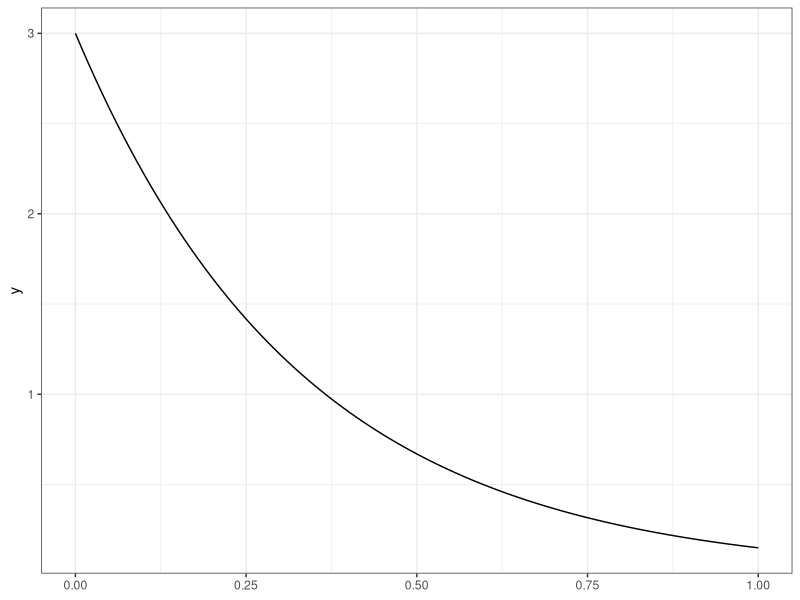
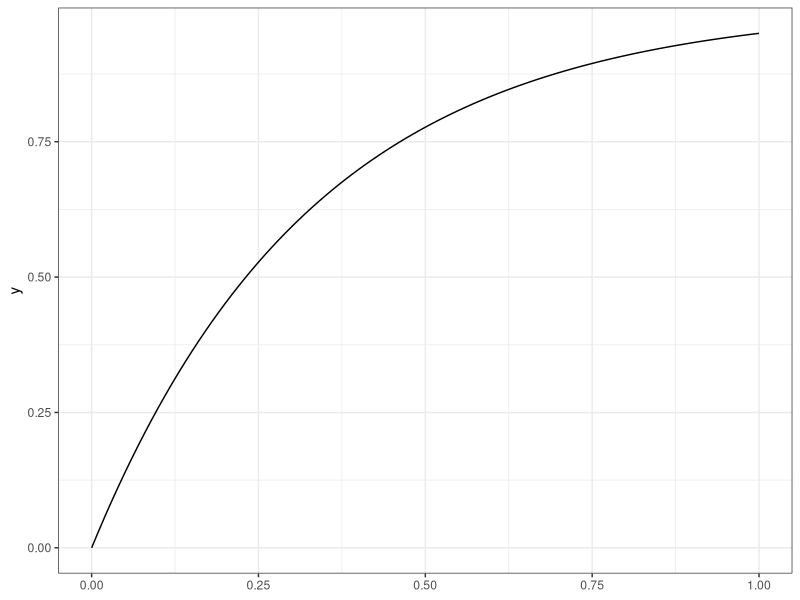
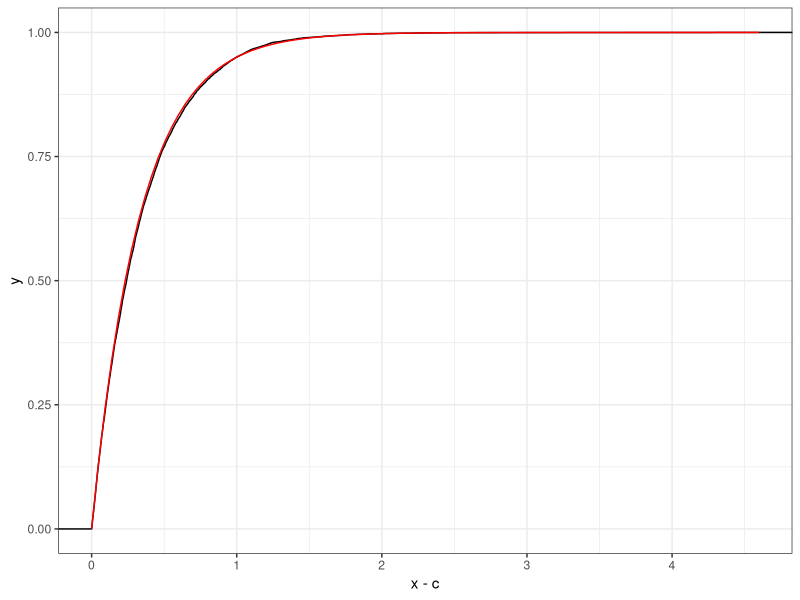
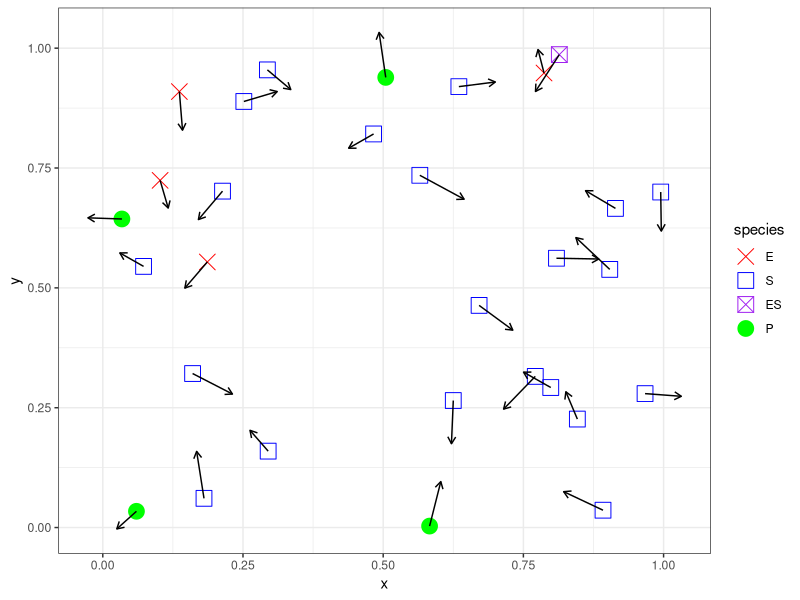
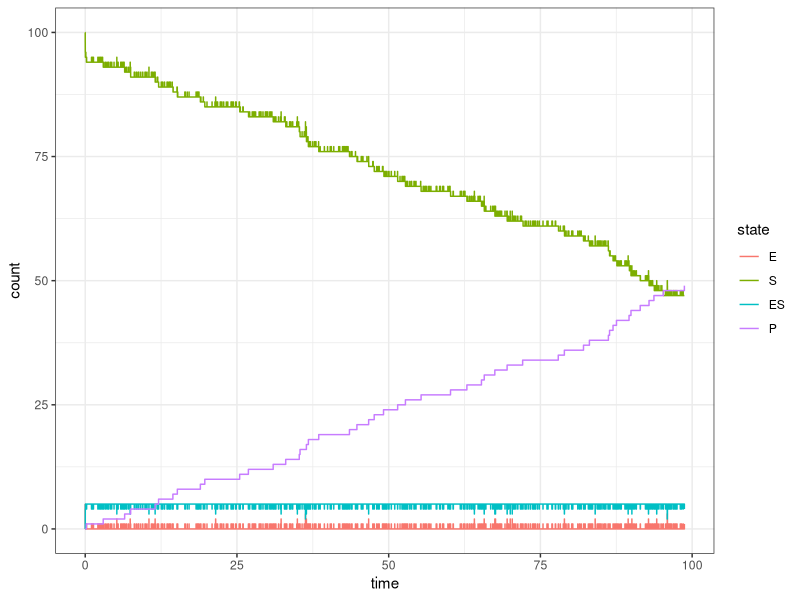
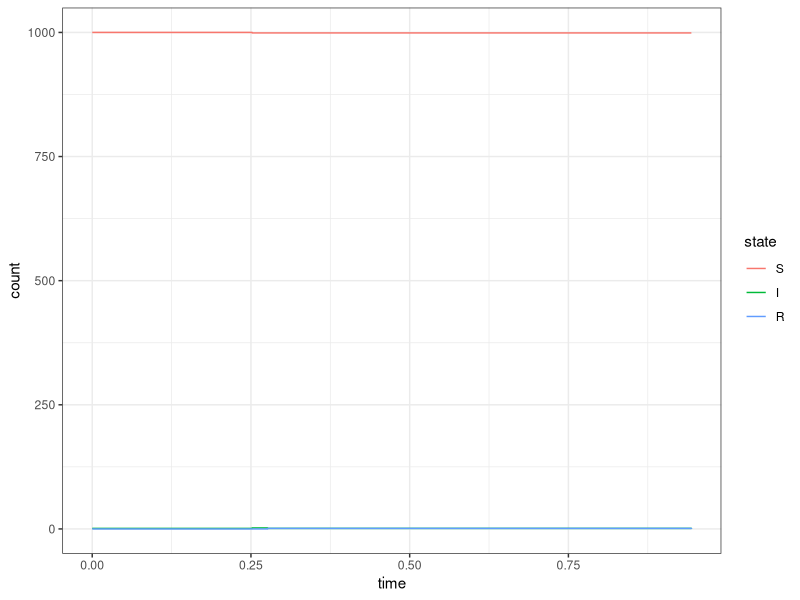
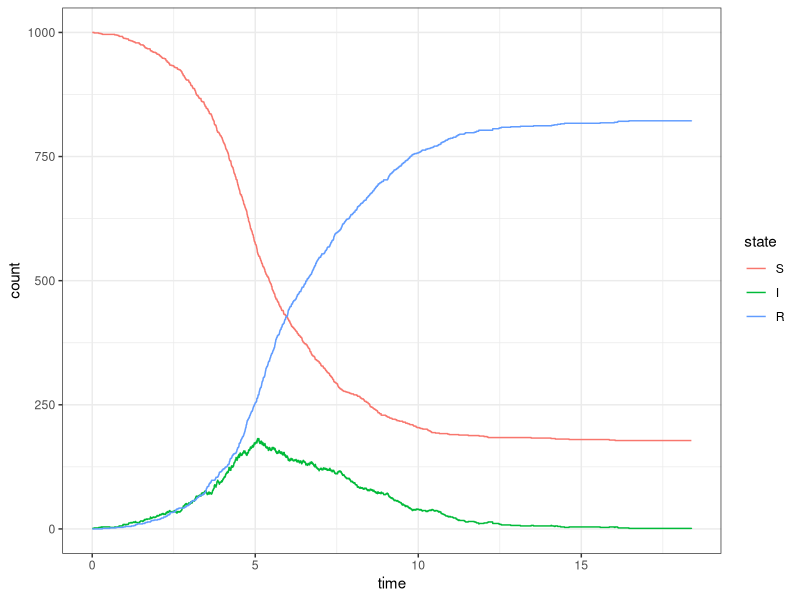

Recreate these plots in R, in order. (Note: a time limit stopped this script after it produced the figures.)
## ---- chunk 1
knitr::opts_chunk$set(echo = TRUE, cache=TRUE)
## ---- chunk 2
library("tidyverse"); theme_set(theme_bw())
set.seed(20230307)
## ---- chunk 3
r <- 3 # rate

ggplot(data.frame(x = 0:(4/r))) + 
  stat_function(fun = dexp, args = list(rate = r)) 
## ---- chunk 4
ggplot(data.frame(x = 0:(4/r))) + 
  stat_function(fun = pexp, args = list(rate = r)) 
## ---- chunk 5
c <- 1

# Check probability 
1-pexp(c, rate = r) # if this probability is too small, the simulation will take a while

# Simulate exponential random variables that are greater than c
x <- rexp(1e4, rate = r)
for (i in seq_along(x)) {
  while (x[i] < c)
    x[i] <- rexp(1, rate = r)
}
## ---- chunk 6
ggplot(
  data.frame(x=x), 
  aes(x-c)         # performs the shift
) +
  stat_ecdf() +
  stat_function(fun = pexp, args = list(rate = r), color = "red") 
## ---- chunk 7
set.seed(20230309)
n <- 30

d <- data.frame(
  x = runif(n),
  y = runif(n),
  species = sample(c("E","S","ES","P"), size = n, replace = TRUE, 
                   prob = c(0.2,0.6,0.1,0.1)),
  speed = runif(n,0.05, 0.1),
  direction = runif(n, max = 2*pi)
) %>%
  mutate(
    xend = x + speed*cos(direction),
    yend = y + speed*sin(direction),
    species = factor(species, levels = c("E","S","ES","P"))
  )



ggplot(d, aes(x = x, y = y, xend = xend, yend=yend,
              color = species, shape = species)) +
  geom_point(size = 5) +
  geom_segment(arrow = arrow(length = unit(0.2, "cm")), color = "black") +
  scale_color_manual(
    values = c(
      "E" = "red",
      "S" = "blue",
      "ES" = "purple",
      "P" = "green"
    )
  ) +
  scale_shape_manual(
    values = c(
      "E" = 4,
      "S" = 0,
      "ES" = 7,
      "P" = 19
    )
  )
## ---- chunk 8
Pre <- rbind(
#   E  S ES  P
  c(1, 1, 0, 0),
  c(0, 0, 1, 0),
  c(0, 0, 1, 0)
)

rownames(Pre) <- c("I","II","III")
colnames(Pre) <- c("E","S","ES","P")
Pre

Post <- rbind(
#   E  S ES  P
  c(0, 0, 1, 0),
  c(1, 1, 0, 0),
  c(1, 0, 0, 1)
)

rownames(Post) <- c("I","II","III")
colnames(Post) <- c("E","S","ES","P")
Post
## ---- chunk 9
A <- Post - Pre # reaction
S <- t(A)       # stoichiometry

A
S
## ---- chunk 10
x0 <- c(5, 100, 1, 0)
x0 + S[,1]
x0 + S[,2]
x0 + S[,3]
## ---- chunk 11
michaelis_menton_reaction_matrix <- rbind(
  #  E   S  ES P
  c(-1, -1,  1, 0),
  c( 1,  1, -1, 0),
  c( 1,  0, -1, 1)
)

#' Function to simulate a single Michaelis-Menton transition
#' 
#' This function will simulate a single predator-prety transition based on the 
#' current `state` of the system and the reaction `rates`
simulate_michaelis_menton_transition <- function(state, rate, initial_time) {
  propensity <- c(
    rate[1] * state[1] * state[2],
    rate[2] * state[3] ,
    rate[3] * state[3]
  )
  
  time_increment <- rexp(1, rate = sum(propensity))
  reaction       <- sample(1:3, 1, prob = propensity)
  
  state <- state + michaelis_menton_reaction_matrix[reaction,]
  
  return(
    list(
      time  = initial_time + time_increment,
      state = state
    ))
}
## ---- chunk 12
simulate_michaelis_menton_system <- function(initial_state, rate, max_rxns = 1e3) {
  # Create storage structures for state and time
  n_possible_rxns <- max_rxns + 1
  state <- matrix(initial_state, nrow = 4, ncol = n_possible_rxns)
  n_rxns <- 1
  time   <- rep(0, n_possible_rxns) 
  
  # Simulate outbreak
  while(any(state[2:3,n_rxns] > 0) & n_rxns <= max_rxns) {
    tmp <- simulate_michaelis_menton_transition(state[,n_rxns], rate, time[n_rxns])
    n_rxns         <- n_rxns + 1
    time[n_rxns]   <- tmp$time
    state[,n_rxns] <- tmp$state
  }
  
  d <- data.frame(
    E  = state[1, ],
    S  = state[2, ],
    ES = state[3, ],
    P  = state[4, ],
    time = time
  ) %>%
    pivot_longer(-time, names_to = "state", values_to = "count") %>%
    mutate(
      state = factor(state, levels = c("E","S","ES","P"))
    )
}
## ---- chunk 13
set.seed(1)
d <- simulate_michaelis_menton_system(c(5, 100, 0, 0), rate = c(1,1,.1), max_rxns = 1e3)

ggplot(d, aes(x = time, y = count, color = state)) + 
  geom_step()
## ---- chunk 14
sir_reaction_matrix <- rbind(
  #  S   I  R
  c(-1,  1, 0),
  c( 0, -1, 1)
)

#' Function to simulate a single SIR transition
#' 
#' This function will simulate a single SIR transition based on the current 
#' `state` of the system and the reaction `rates`
simulate_sir_transition <- function(state, rate, initial_time) {
  propensity <- c(
    rate[1] * state[1] * state[2] / sum(state),
    rate[2] * state[2]
  )
  
  time_increment <- rexp(1, rate = sum(propensity))
  reaction       <- sample(1:2, 1, prob = propensity)
  
  # Update state according to stoichiometry
  state <- state + sir_reaction_matrix[reaction,]
  
  return(
    list(
      time  = initial_time + time_increment,
      state = state
    ))
}
## ---- chunk 15
simulate_outbreak <- function(initial_state, rate, max_rxns = 5000) {
  # Create storage structures for state and time
  n_possible_rxns <- min(2*initial_state[1] + initial_state[2]+1, max_rxns + 1)
  state <- matrix(initial_state, nrow = 3, ncol = n_possible_rxns)
  n_rxns <- 1
  time   <- rep(0, n_possible_rxns) 
  
  # Simulate outbreak
  while(state[2,n_rxns] > 0 & n_rxns <= max_rxns ) {
    tmp <- simulate_sir_transition(state[,n_rxns], rate, time[n_rxns])
    n_rxns         <- n_rxns + 1
    time[n_rxns]   <- tmp$time
    state[,n_rxns] <- tmp$state
  }
  
  # Clean up data frames
  n <- which(state[2,] == 0)
  
  d <- data.frame(
    S = state[1, 1:n],
    I = state[2, 1:n],
    R = state[3, 1:n],
    time = time[1:n]
  ) %>%
    pivot_longer(-time, names_to = "state", values_to = "count") %>%
    mutate(
      state = factor(state, levels = c("S","I","R"))
    )
}
## ---- chunk 16
set.seed(1)
d <- simulate_outbreak(c(1000, 1, 0), rate = c(2,1))

ggplot(d, aes(x = time, y = count, color = state)) + 
  geom_step()
## ---- chunk 17
set.seed(4)
d <- simulate_outbreak(c(1000, 1, 0), rate = c(2,1))

ggplot(d, aes(x = time, y = count, color = state)) + 
  geom_step()
## ---- chunk 18
X0 <- c(1000, 2, 0)
rate <- c(2,1)

die_out <- replicate(1e3, {
  d <- simulate_outbreak(X0, rate)
  return(max(d$time) < 5)
})

mean(die_out)
binom.test(sum(die_out), length(die_out))$conf.int
## ---- chunk 19
X0 <- c(1000, 1, 0)
rate <- c(2,1)

infected <- replicate(1e3, {
  d <- simulate_outbreak(X0, rate)
  while(max(d$time) < 5)
    d <- simulate_outbreak(X0, rate)
  return(max(d$count[d$state == "R"]))
})

t.test(infected)$conf.int
## ---- chunk 20
predator_prey_reaction_matrix <- rbind(
  #  R   F
  c( 1,  0),
  c(-1,  1),
  c( 0, -1)
)

#' Function to simulate a single predator-prey transition
#' 
#' This function will simulate a single predator-prety transition based on the 
#' current `state` of the system and the reaction `rates`
simulate_transition <- function(state, rate, initial_time) {
  propensity <- c(
    rate[1] * state[1],
    rate[2] * state[1] * state[2],
    rate[3] * state[2]
  )
  
  time_increment <- rexp(1, rate = sum(propensity))
  reaction       <- sample(1:3, 1, prob = propensity)
  
  # Update state according to reaction matrix
  state <- state + predator_prey_reaction_matrix[reaction,]
  
  return(
    list(
      time  = initial_time + time_increment,
      state = state
    ))
}
## ---- chunk 21
simulate_predator_prey_system <- function(initial_state, rate, max_rxns = 1e4) {
  # Create storage structures for state and time
  n_possible_rxns <- max_rxns + 1
  state <- matrix(initial_state, nrow = 2, ncol = n_possible_rxns)
  n_rxns <- 1
  time   <- rep(0, n_possible_rxns) 
  
  # Simulate outbreak
  while(state[2,n_rxns] > 0 & n_rxns <= max_rxns ) {
    tmp <- simulate_transition(state[,n_rxns], rate, time[n_rxns])
    n_rxns         <- n_rxns + 1
    time[n_rxns]   <- tmp$time
    state[,n_rxns] <- tmp$state
  }
  
  d <- data.frame(
    R = state[1, ],
    F = state[2, ],
    time = time
  ) %>%
    pivot_longer(-time, names_to = "state", values_to = "count") %>%
    mutate(
      state = factor(state, levels = c("R","F"))
    )
}
## ---- chunk 22
set.seed(1)
d <- simulate_predator_prey_system(c(20,20), rate = c(1,.01,1), max_rxns = 1e5)

ggplot(d, aes(x = time, y = count, color = state)) + 
  geom_step()
